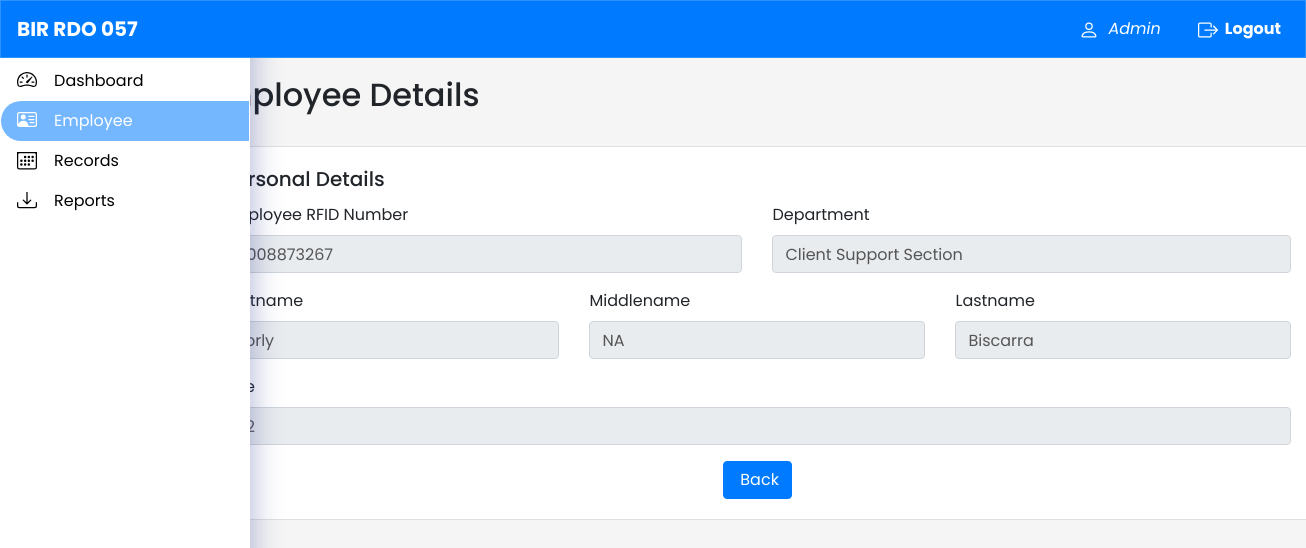
The page /view_employee.php?id=7 (signed in) on the database its author committed.
### tables this page shows
CREATE TABLE `employee` (
  `id` int(11) NOT NULL,
  `rfid_card` varchar(11) NOT NULL,
  `firstname` varchar(255) NOT NULL,
  `middlename` varchar(255) NOT NULL,
  `lastname` varchar(255) NOT NULL,
  `age` int(11) NOT NULL,
  `department` varchar(255) NOT NULL
);

### view_employee.php (the view, shortened to what this page needs)
<?php
include "conn.php";
if (isset($_GET['id'])) {
    $id = $_GET['id'];
    $sql = "SELECT * FROM employee WHERE id = :id";
    $stmt = $conn->prepare($sql);
    $stmt->bindParam(':id', $id);
    $stmt->execute();
    $row = $stmt->fetch(PDO::FETCH_ASSOC);
} else {
    echo "ID parameter is missing in the URL.";
}
?>
<!DOCTYPE html>
<html lang="en">
<head>
  <link href="https://stackpath.bootstrapcdn.com/bootstrap/4.5.2/css/bootstrap.min.css" rel="stylesheet">
</head>
<body>
  <nav class="navbar navbar-expand-lg navbar-light fixed-top">
    <a class="navbar-brand" href="#"><b>BIR RDO 057</b></a>
    <div class="collapse navbar-collapse" id="navbarSupportedContent">
      <ul class="navbar-nav ml-auto"><li class="nav-item">
          <a class="nav-link" href="#" style="color: #fff;">
          <i>&nbsp;<?php echo $_SESSION['username']; ?></i></a>
        </li>&nbsp;&nbsp;&nbsp;&nbsp;&nbsp;
        <li class="nav-item">
          <a class="nav-link" href="#" style="color: #fff;"><b>
          &nbsp;Logout</b></a>
        </li>
      </ul>
    </div>
  </nav>
  <div class="side-nav">
    <ul class="nav flex-column">
      <li class="nav-item">
        <a class="nav-link" href="dashboard.php">
        &nbsp;&nbsp;&nbsp;
      Dashboard</a>
      </li>
      <li class="nav-item">
        <a class="nav-link active" href="employee.php">
        &nbsp;&nbsp;&nbsp;
        Employee</a>
      </li>
      <li class="nav-item">
        <a class="nav-link" href="records.php">
        &nbsp;&nbsp;&nbsp;
        Records</a>
      </li>
      <li class="nav-item">
        <a class="nav-link" href="reports.php">
        &nbsp;&nbsp;&nbsp;
        Reports</a>
      </li>
    </ul>
  </div>
  <div class="main-content">
    <div class="container">
      <h2>Employee Details</h2><br>
      <div class="row">
        <div class="col-xl-12">
          <div class="card">
          <div class="card-body">
    <h5 class="card-title">Personal Details</h5>
    <div class="row">
        <div class="col-md-6">
            <div class="mb-3">
                <label for="formGroupExampleInput2" class="form-label">Employee RFID Number</label>
                <input type="text" class="form-control" value="<?php echo $row["rfid_card"]; ?>" id="formGroupExampleInput2" readonly>
            </div>
        </div>
        <div class="col-md-6">
            <div class="mb-3">
                <label for="formGroupExampleInput2" class="form-label">Department</label>
                <input type="text" class="form-control" value="<?php echo $row["department"]; ?>" id="formGroupExampleInput2" readonly>
            </div>
        </div>
    </div>
    <div class="row">
        <div class="col-md-4">
            <div class="mb-3">
                <label for="formGroupExampleInput2" class="form-label">Firstname</label>
                <input type="text" class="form-control" value="<?php echo $row["firstname"]; ?>" id="formGroupExampleInput2" readonly>
            </div>
        </div>
        <div class="col-md-4">
            <div class="mb-3">
                <label for="formGroupExampleInput2" class="form-label">Middlename</label>
                <input type="text" class="form-control" value="<?php echo $row["middlename"]; ?>" id="formGroupExampleInput2" readonly>
            </div>
        </div>
        <div class="col-md-4">
            <div class="mb-3">
                <label for="formGroupExampleInput2" class="form-label">Lastname</label>
                <input type="text" class="form-control" value="<?php echo $row["lastname"]; ?>" id="formGroupExampleInput2" readonly>
            </div>
        </div>
    </div>
    <div class="row">
        <div class="col-md-12">
            <div class="mb-3">
                <label for="formGroupExampleInput2" class="form-label">Age</label>
                <input type="text" class="form-control" value="<?php echo $row["age"]; ?>" id="formGroupExampleInput2" readonly>
            </div>
        </div>
    </div>
    <div class="text-center">
        <a href="employee.php"><button class="btn btn-primary">&nbsp;Back</button></a>
    </div>
</div>
          </div>
        </div>
      </div>
    </div>
  </div>
</body>
</html>

### view_employee.php (style rules this page uses)
body { padding-top: 56px; font-family: 'Poppins', sans-serif; background-color: #f5f5f5; overflow-x:hidden; }
.side-nav { height: 100%; width: 250px; position: fixed; top: 0; left: 0; z-index: 1; background: #fff; box-shadow: 0 8px 32px 0 rgba( 31, 38, 135, 0.37 ); backdrop-filter: blur( 19px ); -webkit-backdrop-filter: blur( 19px ); border-radius: 10px; border: 1px solid rgba( 255, 255, 255, 0.18 ); padding-top: 60px; }
.side-nav .nav-link { color: #000; }
.side-nav .nav-link.active { background-color: #74b7ff; color: #fff !important; border-radius: 30px 0px 0px 30px; }
.main-content { position: relative; left:8%; padding: 20px; }
.navbar { background: #007bff; backdrop-filter: blur( 20px ); -webkit-backdrop-filter: blur( 20px ); border: 1px solid rgba( 255, 255, 255, 0.18 ); }
.navbar-brand b { color: #fff; }
.navbar-nav .nav-link { color: #fff; }
input[readonly] { color: #555; cursor: not-allowed; }

### rows shown on the page
employee: rfid_card "0008873267", department "Client Support Section", firstname "Jorly", middlename "NA", lastname "Biscarra", age "22"

### other values the page prints
$_SESSION['username'] "Admin"
